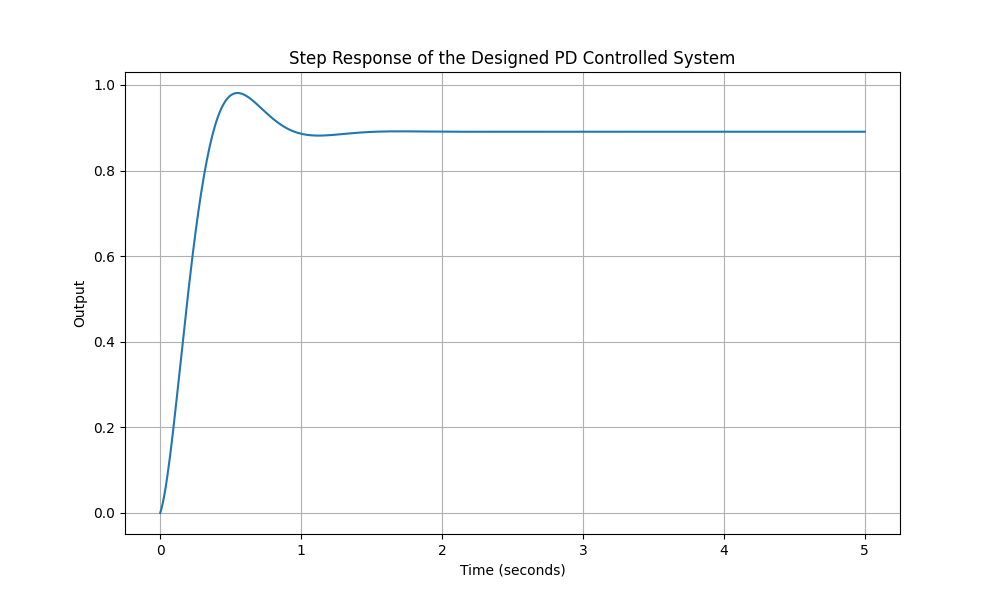

Generate this figure with Python:
from scipy.optimize import fsolve
import numpy as np
import matplotlib.pyplot as plt
from scipy.signal import TransferFunction, step

OS, Ts = 0.10, 1.0
zeta = fsolve(lambda z: np.exp(-z*np.pi/np.sqrt(1-z**2)) - OS, 0.5)[0]
wn = 4 / (zeta * Ts)

# Coefficients from the standard second-order system
a1 = 2 * zeta * wn  # coefficient of s
a0 = wn**2          # constant coefficient

# Equating the coefficients to solve for Kp and Kd
# 7 + Kd = a1 and 5 + Kp = a0
Kd = a1 - 7
Kp = a0 - 5

# Confirm the design by plotting the step response
# First, define the transfer function of the closed-loop system with the calculated Kp and Kd
G = TransferFunction([Kd, Kp], [1, 7+Kd, 5+Kp])

# Now, generate the step response of the system
time = np.linspace(0, 5, 500)
time, response = step(G, T=time)

print(Kp, Kd, zeta, wn)
# Plot the step response
plt.figure(figsize=(10, 6))
plt.plot(time, response)
plt.title('Step Response of the Designed PD Controlled System')
plt.xlabel('Time (seconds)')
plt.ylabel('Output')
plt.grid(True)
plt.show()
